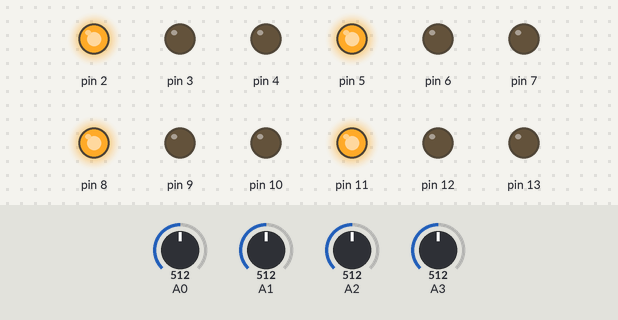
Bench run of a sketch on a simulated Arduino Uno, built with avr-gcc and run on an emulated ATmega328P. Parts: output pins drawn as LEDs (lit = HIGH). The inputs (shaded band) are chosen by the test bench; at power-on: A0 = 512, A1 = 512, A2 = 512, A3 = 512. What the sketch prints to the serial monitor is not drawn.

Above: at 1.2 s.
1.3 s: A0 set to 411
4.3 s: A0 set to 391
At 5.5 s:
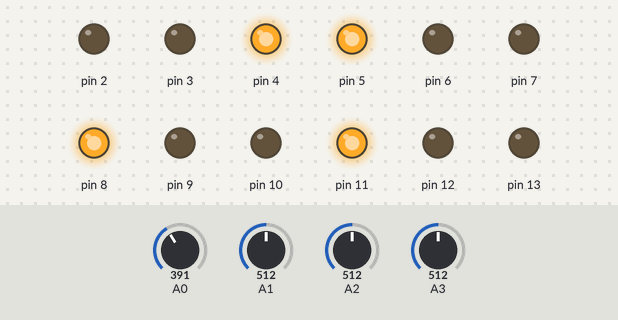
5.8 s: A1 set to 406
8.8 s: A1 set to 386
At 10.0 s:
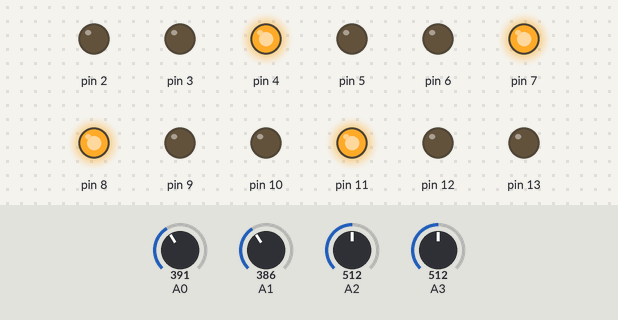
10.3 s: A2 set to 414
13.3 s: A2 set to 391
At 14.4 s:
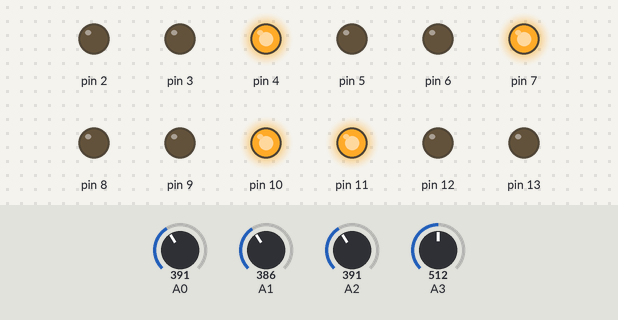
Timing chart, 0 to 15.9 s (numbered marks = the images above; inputs shaded):
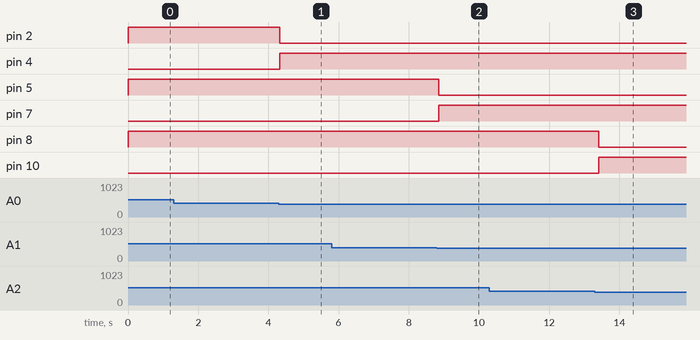

The sketch:

sketch_mar10c.ino
```cpp
#define IR A0
#define ledC1 2
#define ledC2 3
#define ledC3 4
#define ledC4 5
#define ledC5 6
#define ledC6 7
int a1, a2, a3, a4, reading;
int p=0;
int p1=0;
int pt1=0;
int ps1=0;
int p2=0;
int pt2=0;
int ps2=0;
int p3=0;
int pt3=0;
int ps3=0;
int p4=0;
int pt4=0;
int ps4=0;
//setting hours, minutes, secound  and miliseconds to 0
int h=0;
int m=0;
int s=0;
int ms=0;
int sms=0;
int mms=0;
int hms=0;
int tms=0;

int h2=0;
int m2=0;
int s2=0;
int ms2=0;
int sms2=0;
int mms2=0;
int hms2=0;
int tms2=0;

int h3=0;
int m3=0;
int s3=0;
int ms3=0;
int sms3=0;
int mms3=0;
int hms3=0;
int tms3=0;

int h4=0;
int m4=0;
int s4=0;
int ms4=0;
int sms4=0;
int mms4=0;
int hms4=0;
int tms4=0;

void stopwatch()
{
  ms=ms+10;
  delay(10);

 if(ms==1000)
  {

   ms=0;
   s=s+1;
   sms=sms+1000;
  }

  if(s==60)     //if state for counting up minutes
  {
    s=0;
    m=m+1;
    mms=mms+60000;
  }

  if(m==60)      //if state for counting up hours
  {
  m=0;
  h=h+1;
  hms=hms+3600000;
  }
  tms=ms+sms+mms+hms;
}

void stopwatch2()
{
  ms2=ms2+10;
  delay(10);

 if(ms2==1000)
  {

   ms2=0;
   s2=s2+1;
   sms2=sms2+1000;
  }

  if(s2==60)     //if state for counting up minutes
  {
    s2=0;
    m2=m2+1;
    mms2=mms2+60000;
  }

  if(m2==60)      //if state for counting up hours
  {
  m2=0;
  h2=h2+1;
  hms2=hms2+3600000;
  }
  tms2=ms2+sms2+mms2+hms2;
}

void stopwatch3()
{
  ms3=ms3+10;
  delay(10);

 if(ms3==1000)
  {

   ms3=0;
   s3=s3+1;
   sms3=sms3+1000;
  }

  if(s3==60)     //if state for counting up minutes
  {
    s3=0;
    m3=m3+1;
    mms3=mms3+60000;
  }

  if(m3==60)      //if state for counting up hours
  {
  m3=0;
  h3=h3+1;
  hms3=hms3+3600000;
  }
  tms3=ms3+sms3+mms3+hms3;
}

void stopwatch4()
{
  ms4=ms4+10;
  delay(10);

 if(ms4==1000)
  {

   ms4=0;
   s4=s4+1;
   sms4=sms4+1000;
  }

  if(s4==60)     //if state for counting up minutes
  {
    s4=0;
    m4=m4+1;
    mms4=mms4+60000;
  }

  if(m4==60)      //if state for counting up hours
  {
  m4=0;
  h4=h4+1;
  hms4=hms4+3600000;
  }
  tms4=ms4+sms4+mms4+hms4;
}


void sreset()
{
  ms=0;
  h=0;
  m=0;
  s=0;
  sms=0;
  mms=0;
  hms=0;
  tms=0;
  return;  //exiting the program and returning  to the point where entered the program
}

void sreset2()
{
  ms2=0;
  h2=0;
  m2=0;
  s2=0;
  sms2=0;
  mms2=0;
  hms2=0;
  tms2=0;
  return;  //exiting the program and returning  to the point where entered the program
}

void sreset3()
{
  ms3=0;
  h3=0;
  m3=0;
  s3=0;
  sms3=0;
  mms3=0;
  hms3=0;
  tms3=0;
  return;  //exiting the program and returning  to the point where entered the program
}

void sreset4()
{
  ms4=0;
  h4=0;
  m4=0;
  s4=0;
  sms4=0;
  mms4=0;
  hms4=0;
  tms4=0;
  return;  //exiting the program and returning  to the point where entered the program
}

void readSensor()
  {
    a1 = analogRead(A0);
    a2 = analogRead(A1);
    a3 = analogRead(A2);
    a4 = analogRead(A3);
    if (a1 < 400) {a1 = 1;} else {a1 = 0;}
    if (a2 < 400) {a2 = 1;} else {a2 = 0;}
    if (a3 < 400) {a3 = 1;} else {a3 = 0;}
    if (a4 < 400) {a4 = 1;} else {a4 = 0;}
    Serial.print(a1);
    Serial.print("\t");
    Serial.print(a2);
    Serial.print("\t");
    Serial.print(a3);
    Serial.print("\t");
    Serial.print(a4);
    Serial.print("\t");
  }

void a1compare()
{

      if (a1 == 1 && a2 == 1)
      {
        stopwatch2();
      }
      else if (a1 == 0 && a2 == 0)
        {
          sreset2();
        }
      if (a1 == 1 && a3 == 1)
      {
        stopwatch3();
      }
      else if (a1 == 0 && a3 == 0)
        {
          sreset3();
        }
      if (a1 == 1 && a4 == 1)
      {
        stopwatch4();
      }
      else if (a1 == 0 && a4 == 0)
        {
          sreset4();
        }
      if (tms > tms2 || tms > tms3 || tms > tms4)
      {
        pt1=1;
      }

}

void a2compare()
{

      if (a2 == 1 && a1 == 1)
      {
        stopwatch();
      }
      else if (a2 == 0 && a1 == 0)
        {
          sreset();
        }
      else if (a2 == 1 && a3 == 1)
      {
        stopwatch3();
      }
      else if (a2 == 0 && a3 == 0)
        {
          sreset3();
        }
      else if (a2 == 1 && a4 == 1)
      {
        stopwatch4();
      }
      else if (a2 == 0 && a4 == 0)
        {
          sreset4();
        }
      if (tms2 > tms || tms2 > tms3 || tms2 > tms4)
      {
        pt2=1;
      }

}

void a3compare()
{

      if (a3 == 1 && a1 == 1)
      {
        stopwatch();
      }
      else if (a3 == 0 && a1 == 0)
        {
          sreset();
        }
      else if (a3 == 1 && a2 == 1)
      {
        stopwatch2();
      }
      else if (a3 == 0 && a2 == 0)
        {
          sreset2();
        }
      else if (a3 == 1 && a4 == 1)
      {
        stopwatch4();
      }
      else if (a3 == 0 && a4 == 0)
        {
          sreset4();
        }
      if (tms3 > tms || tms3 > tms2 || tms3 > tms4)
      {
        pt3=1;
      }

}

void a4compare()
{

      if (a4 == 1 && a1 == 1)
      {
        stopwatch();
      }
      else if (a4 == 0 && a1 == 0)
        {
          sreset();
        }
      else if (a4 == 1 && a2 == 1)
      {
        stopwatch2();
      }
      else if (a4 == 0 && a2 == 0)
        {
          sreset2();
        }
      else if (a4 == 1 && a3 == 1)
      {
        stopwatch3();
      }
      else if (a4 == 0 && a3 == 0)
      {
        sreset3();
      }
      if (tms4 > tms || tms4 > tms2 || tms4 > tms3)
      {
        pt4=1;
      }


}

void compare()
  {
    if (a1 == 1)
    {
      stopwatch();
      a1compare();

    }
    else
    {
      sreset();
    }
    if (a2 == 1)
    {
      stopwatch2();
      a2compare();

    }
    else
    {
      sreset2();
    }
    if (a3 == 1)
    {
      stopwatch3();
      a3compare();

    }
    else
    {
      sreset3();
    }
    if (a4 == 1)
    {
      stopwatch4();
      a4compare();

    }
    else
    {
      sreset4();
    }
    p1=pt1+ps1;
    p2=pt2+ps2;
    p3=pt3+ps3;
    p4=pt4+ps4;
    if (p1 >= 1)
    {
      p=1;
    }
    if (p2 == 1)
    {
      p=2;
    }
    if (p3 == 1)
    {
      p=3;
    }
    if (p4 == 1)
    {
      p=4;
    }
  }

void preset()
{
 p1=0;
 pt1=0;
 ps1=0;
 p2=0;
 pt2=0;
 ps2=0;
 p3=0;
 pt3=0;
 ps3=0;
 p4=0;
 pt4=0;
ps4=0;
}

void setup()
{

  Serial.begin(9600);
  // Set pin 8 t/m 10 as output
  pinMode(2, OUTPUT);
  pinMode(3, OUTPUT);
  pinMode(4, OUTPUT);
  pinMode(5, OUTPUT);
  pinMode(6, OUTPUT);
  pinMode(7, OUTPUT);
  pinMode(8, OUTPUT);
  pinMode(9, OUTPUT);
  pinMode(10, OUTPUT);
  pinMode(11, OUTPUT);
  pinMode(12, OUTPUT);
  pinMode(13, OUTPUT);
  // Set all output to LOW in order to turn all LEDs off
  digitalWrite(2, HIGH);
  digitalWrite(3, LOW);
  digitalWrite(4, LOW);
  digitalWrite(5, HIGH);
  digitalWrite(6, LOW);
  digitalWrite(7, LOW);
  digitalWrite(8, HIGH);
  digitalWrite(9, LOW);
  digitalWrite(10, LOW);
  digitalWrite(11, HIGH);
  digitalWrite(12, LOW);
  digitalWrite(13, LOW);

}
void loop()
{

  readSensor();
  compare();

  switch (p)
  {
  case 1:
    digitalWrite(2, LOW);
    digitalWrite(4, HIGH);
    break;
  case 2:
    digitalWrite(5, LOW);
    digitalWrite(7, HIGH);
    break;
  case 3:
    digitalWrite(8, LOW);
    digitalWrite(10, HIGH);
    break;
  case 4:
    digitalWrite(11, LOW);
    digitalWrite(13, HIGH);
    break;
  default:
    // statements
    break;
  }
  preset();
}
```

Measured:
- the behaviour switches between 400 and 399 on A0 (found by bisection; images 0 and 1)
- the behaviour switches between 400 and 399 on A1 (found by bisection; images 1 and 2)
- the behaviour switches between 400 and 399 on A2 (found by bisection; images 2 and 3)
- after the input at 1.3 s, every drawn part: stays the same
- after the input at 4.3 s, pin 2: HIGH → LOW at once; pin 4: LOW → HIGH at once
- after the input at 5.8 s, every drawn part: stays the same
- after the input at 8.8 s, pin 5: HIGH → LOW after 0.05 s; pin 7: LOW → HIGH after 0.05 s
- after the input at 10.3 s, every drawn part: stays the same
- after the input at 13.3 s, pin 8: HIGH → LOW after 0.11 s; pin 10: LOW → HIGH after 0.11 s
